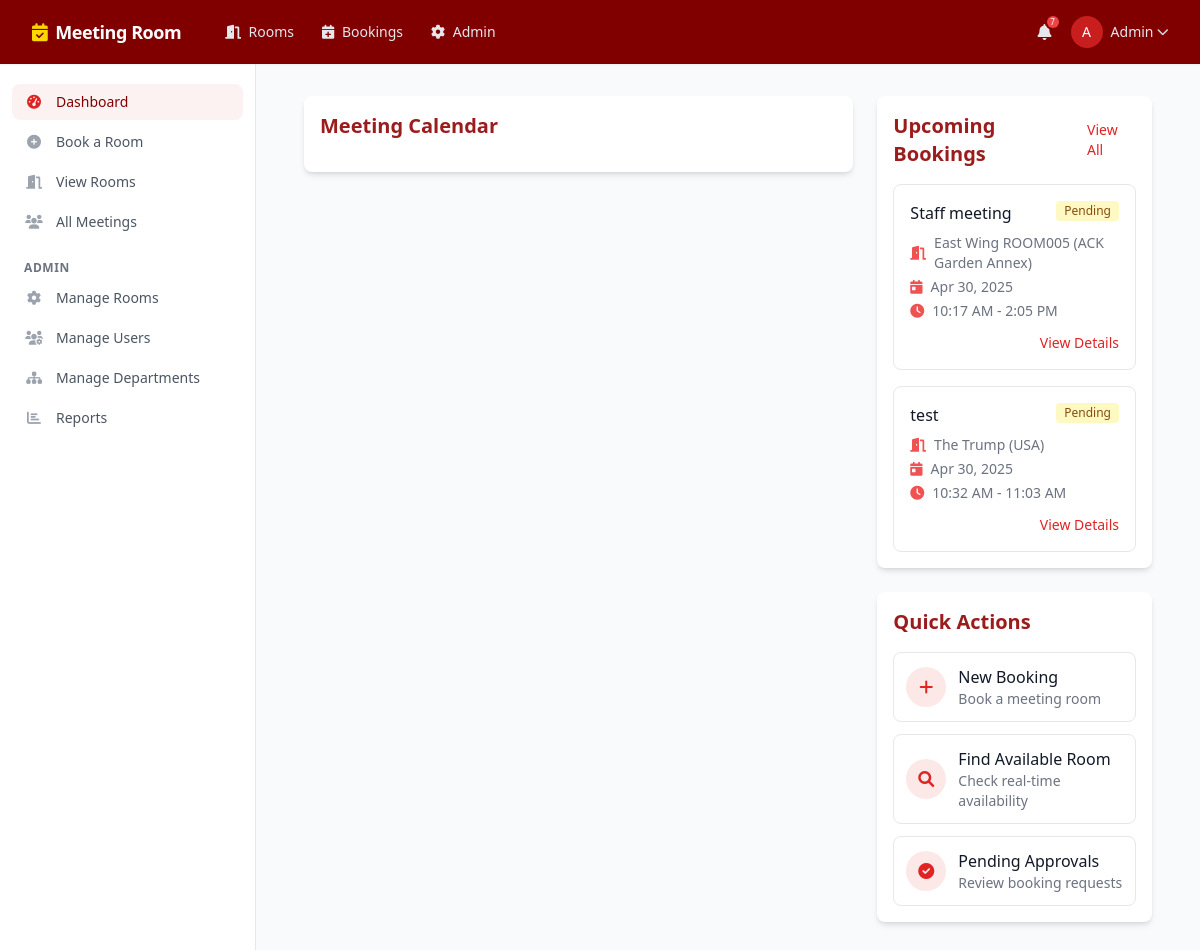
The page /dashboard.php (signed in) on the database as committed earlier.
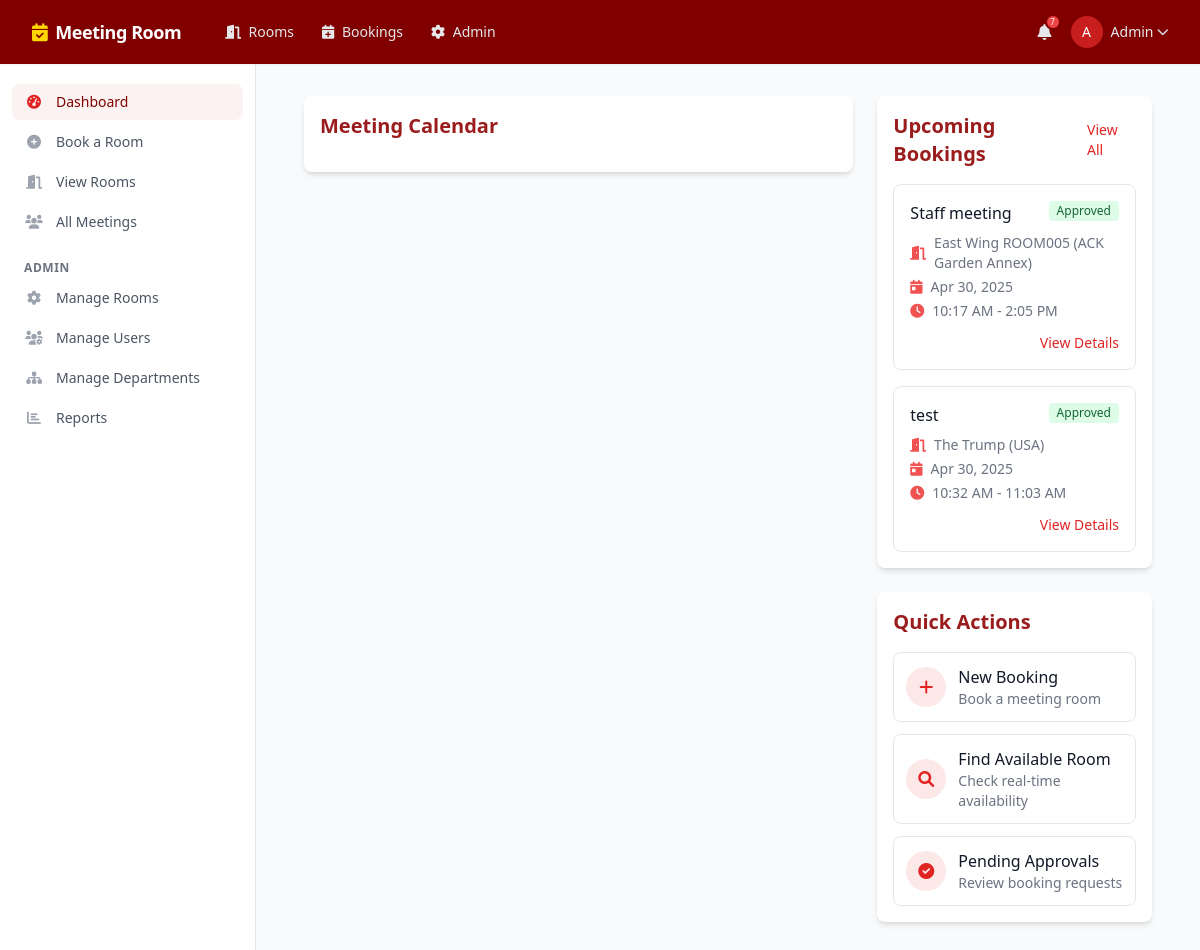
The same page on the database as committed later.
### tables this page shows
CREATE TABLE bookings (
    booking_id INTEGER PRIMARY KEY AUTOINCREMENT,
    room_id INTEGER NOT NULL,
    user_id INTEGER NOT NULL,
    event_name TEXT NOT NULL,
    start_time DATETIME NOT NULL,
    end_time DATETIME NOT NULL,
    attendees_count INTEGER NOT NULL,
    status TEXT DEFAULT 'Pending', -- Pending, Approved, Rejected, Cancelled, Completed
    approver_id INTEGER,
    approval_notes TEXT,
    google_calendar_event_id TEXT, -- For calendar integration
    created_at DATETIME DEFAULT CURRENT_TIMESTAMP,
    FOREIGN KEY (room_id) REFERENCES boardrooms(room_id),
    FOREIGN KEY (user_id) REFERENCES users(user_id),
    FOREIGN KEY (approver_id) REFERENCES users(user_id)
);

CREATE TABLE boardrooms (
    room_id INTEGER PRIMARY KEY AUTOINCREMENT,
    room_name TEXT NOT NULL UNIQUE,
    capacity INTEGER NOT NULL,
    location TEXT NOT NULL,
    amenities TEXT, -- JSON string of available amenities
    is_active BOOLEAN DEFAULT TRUE,
    thumbnail_url TEXT -- URL for room image
);

### dashboard.php (the view, shortened to what the changed rows need)
<?php
require_once 'includes/header.php';
?>
<div class="container mx-auto px-4 py-8">
    <div class="flex flex-col lg:flex-row gap-6">
        <div class="lg:w-2/3">
            <div class="bg-white rounded-lg shadow-md p-4">
                <h2 class="text-xl font-semibold text-maroon-800 mb-4">Meeting Calendar</h2>
            </div>
        </div>
        <div class="lg:w-1/3">
            <div class="bg-white rounded-lg shadow-md p-4">
                <div class="flex justify-between items-center mb-4">
                    <h2 class="text-xl font-semibold text-maroon-800">Upcoming Bookings</h2>
                </div>
                <div class="space-y-4">
                    <?php
                    $upcoming_bookings = $db->prepare("
                        SELECT b.booking_id, b.event_name, b.start_time, b.end_time, b.status,
                        r.room_name, r.location
                        FROM bookings b
                        JOIN boardrooms r ON b.room_id = r.room_id AND b.start_time >= DATETIME('now')
                        ORDER BY b.start_time ASC
                        LIMIT 3
                    ");
                    $upcoming_bookings->execute();
                    $bookings = $upcoming_bookings->fetchAll(PDO::FETCH_ASSOC);
                    if (count($bookings) > 0):
                        foreach ($bookings as $booking):
                            $start_date = new DateTime($booking['start_time']);
                            $end_date = new DateTime($booking['end_time']);
                    ?>
                            <div class="border border-gray-200 rounded-lg p-4 hover:border-maroon-300 transition-colors">
                                <div class="flex justify-between items-start">
                                    <h3 class="font-medium text-gray-900"><?= htmlspecialchars($booking['event_name']) ?></h3>
                                    <span class="inline-flex items-center px-2 py-0.5 rounded text-xs font-medium
                                <?= $booking['status'] == 'Approved' ? 'bg-green-100 text-green-800' : '' ?>
                                <?= $booking['status'] == 'Pending' ? 'bg-yellow-100 text-yellow-800' : '' ?>
                                <?= $booking['status'] == 'Rejected' ? 'bg-red-100 text-red-800' : '' ?>">
                                        <?= $booking['status'] ?>
                                    </span>
                                </div>
                                <div class="mt-2 flex items-center text-sm text-gray-500">
                                    <i class="fas fa-door-open text-maroon-500 mr-2"></i>
                                    <?= htmlspecialchars($booking['room_name']) ?> (<?= htmlspecialchars($booking['location']) ?>)
                                </div>
                                <div class="mt-1 flex items-center text-sm text-gray-500">
                                    <i class="fas fa-calendar-day text-maroon-500 mr-2"></i>
                                    <?= $start_date->format('M j, Y') ?>
                                </div>
                                <div class="mt-1 flex items-center text-sm text-gray-500">
                                    <i class="fas fa-clock text-maroon-500 mr-2"></i>
                                    <?= $start_date->format('g:i A') ?> - <?= $end_date->format('g:i A') ?>
                                </div>
                                <div class="mt-3 flex justify-end">
                                    <a href="booking_success.php?id=<?= $booking['booking_id'] ?>" class="text-sm text-maroon-600 hover:text-maroon-800 font-medium">
                                        View Details
                                    </a>
                                </div>
                            </div>
                        <?php
                        endforeach;
                    endif; ?>
                </div>
            </div>
            <div class="bg-white rounded-lg shadow-md p-4 mt-6">
                <h2 class="text-xl font-semibold text-maroon-800 mb-4">Quick Actions</h2>
            </div>
        </div>
    </div>
</div>
<link href="https://cdn.jsdelivr.net/npm/fullcalendar@5.10.1/main.min.css" rel="stylesheet">
</body>
</html>

Rows that differ between the two databases and show on the page:
changed bookings "Staff meeting": status "Pending" → "Approved"
changed bookings "test": status "Pending" → "Approved"
